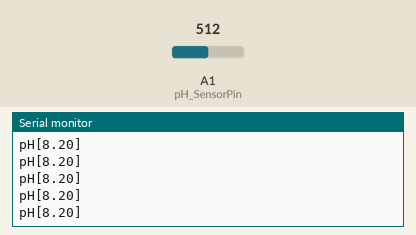
A sketch run on a simulated Arduino Uno, built with avr-gcc and run on an emulated ATmega328P. On the bench: the last lines printed to the serial monitor. Inputs (shaded band) come from the test bench; at power-on: A1 (pH_SensorPin) = 512.

Above: at 1.2 s.
1.3 s: A1 (pH_SensorPin) set to 716
At 2.2 s:
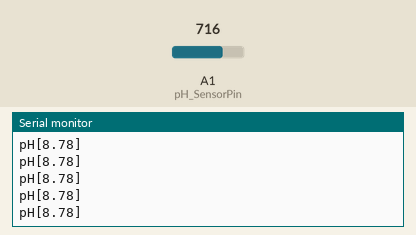
4.3 s: A1 (pH_SensorPin) set to 900
At 5.2 s:
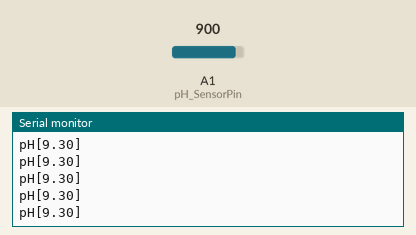
Timing chart, 0 to 7.3 s (numbered marks = the images above; inputs shaded):
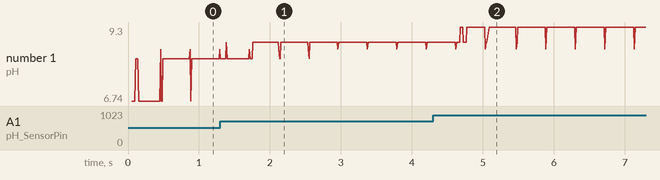

The sketch:

sketch_sonde_piscine.ino
```cpp
/*
   pH + ORP/Redox + temperature multifunction
*/
// lib 1-wire for temperature
#include <OneWire.h>
#include <DallasTemperature.h>

#define myVersion "v1.0 - 2020-06-12"

// Arduino pin
#define pH_SensorPin A1               // pH meter Analog output to Arduino Analog Input 0
#define ORP_Pin A1                    // orp meter output,connect to Arduino controller ADC pin
#define ONE_WIRE_BUS 4                // Data wire is conntec to the Arduino digital pin 4


#define PH_ENABLED
//#define ORP_ENABLED
//#define TEMPERATURE_ENABLED

/* ******************************************************************************* */
/* general variables */
/* ******************************************************************************* */
#define printInterval 5000           // write values every 10000 milliseconds
#define samplingInterval 10           // sample values every 10 milliseconds
#define arrayLenth 40                 // sample size

/* ******************************************************************************* */
/* tempaterature related */
/* ******************************************************************************* */

#ifdef TEMPERATURE_ENABLED
  // temparature DS18B20 init
  OneWire oneWire(ONE_WIRE_BUS);        // Setup a oneWire instance to communicate with any OneWire devices
  DallasTemperature sensors(&oneWire);  // Pass our oneWire reference to Dallas Temperature sensor
  int temperature_Array[arrayLenth];             // store the average value of the sensor feedback
  int temperature_ArrayIndex=0;
#endif

/* ******************************************************************************* */
/* pH related */
/* ******************************************************************************* */
#ifdef PH_ENABLED
  // probe calibration
//  #define pH_Offset 3.73                // deviation compensation
  #define pH_Offset 6.74                // deviation compensation

  // ph probe stuff
  int pH_Array[arrayLenth];             // store the average value of the sensor feedback
  int pH_ArrayIndex=0;
#endif

/* ******************************************************************************* */
/* ORP/Redux related */
/* ******************************************************************************* */
#ifdef ORP_ENABLED
  // probe calibration
  #define ORP_system_voltage 5.00       // system voltage

  #define ORP_OFFSET -410               // zero drift voltage

  // orp/redux stuff
  int ORP_Array[arrayLenth];
  int ORP_ArrayIndex=0;
#endif


// average
double avergearray(int* arr, int number){
  double temp;

  // sort array
  for(int i=0;i<number;i++) {
    for(int j=i+1;j<10;j++) {
      if(arr[i]>arr[j]) {
        temp=arr[i];
        arr[i]=arr[j];
        arr[j]=temp;
      }
    }
  }

  double avgValue=0;
  for(int i=2;i<number - 2;i++) {
    avgValue+=arr[i];
  }
  avgValue = (avgValue / (number-2));
  return avgValue;
}

//general formula returning average
double avergearray2(int* arr, int number){
        int i;
        int max,min;
        double avg;
        long amount=0;
        if(number<=0) {
                printf("Error number for the array average!/n");
                return 0;
        }
        if(number<5) { //less than 5, calculated directly statistics
                for(i=0; i<number; i++) {
                        amount+=arr[i];
                }
                avg = amount/number;
                return avg;
        }else{
                if(arr[0]<arr[1]) {
                        min = arr[0]; max=arr[1];
                }
                else{
                        min=arr[1]; max=arr[0];
                }
                for(i=2; i<number; i++) {
                        if(arr[i]<min) {
                                amount+=min;
                                min=arr[i];
                        }else {
                                if(arr[i]>max) {
                                        amount+=max;
                                        max=arr[i];
                                }else{
                                        amount+=arr[i];
                                }
                        }
                }
                avg = (double)amount/(number-2);
        }
        return avg;
}

// init
void setup(void)
{
    Serial.begin(9600);
    Serial.print("Sensor[");

    #ifdef ORP_ENABLED
      Serial.print("ORP/redox][");
    #endif

    #ifdef PH_ENABLED
      Serial.print("pH][");
    #endif

    #ifdef TEMPERATURE_ENABLED
      Serial.print("Temperature][");
    #endif

    Serial.print(myVersion);
    Serial.println("]");

    while (!Serial) {
      ; // wait for serial port to connect. Needed for native USB port only
    }

    #ifdef TEMPERATURE_ENABLED
      // init temperature
      sensors.begin();
    #endif

    Serial.println("initialization done.");
}

// main loop
void loop(void)
{
    static unsigned long measure_samplingTime = millis();
    static unsigned long GENERAL_printTime = millis();
    #ifdef PH_ENABLED
      static float pH_Value;
      static float pH_voltage;
    #endif
    #ifdef ORP_ENABLED
      double ORP_Value;
    #endif
    #ifdef TEMPERATURE_ENABLED
      static float temperature_Value;

    #endif

    if( ( millis() - measure_samplingTime ) > samplingInterval) //read an analog value every 20ms
    {
        #ifdef PH_ENABLED
          // read value & store in array
          pH_Array[pH_ArrayIndex++]   = analogRead(pH_SensorPin);


          pH_voltage = pH_Array[pH_ArrayIndex] * 5.0 / 1024 / 6;
          pH_Value = 3.5 * pH_voltage + pH_Offset;
          Serial.print("pH[");
          Serial.print(pH_Value,2);
          Serial.println("]");

           // beware of out of bound
          if(pH_ArrayIndex==arrayLenth) {
            pH_ArrayIndex=0;
          }

          // average value
          pH_voltage = avergearray(pH_Array, arrayLenth) * 5.0 / 1024 / 6;
          pH_Value = 3.5 * pH_voltage + pH_Offset;
          //pH_Value = -5.70 * pH_voltage + pH_Offset;


        #endif

        #ifdef ORP_ENABLED
          ORP_Array[ORP_ArrayIndex++] = analogRead(ORP_Pin);

          if (ORP_ArrayIndex==arrayLenth) {
            ORP_ArrayIndex=0;
          }

          ORP_Value=((30*(double) ORP_system_voltage * 1000) - (75*avergearray(ORP_Array, arrayLenth)* ORP_system_voltage *1000/1024)) / 75 - ORP_OFFSET;
        #endif

        #ifdef TEMPERATURE_ENABLED
          sensors.requestTemperatures(); // Call sensors.requestTemperatures() to issue a global temperature and Requests to all devices on the bus
          temperature_Array[temperature_ArrayIndex++] = sensors.getTempCByIndex(0);

          if (temperature_ArrayIndex==arrayLenth) {
            temperature_ArrayIndex=0;
          }

          temperature_Value = avergearray(temperature_Array, arrayLenth);
        #endif

        measure_samplingTime = millis() + 10;
    }

    if(millis() - GENERAL_printTime >= printInterval) //print to serial monitor and write to file
    {
        Serial.print("[");
        Serial.print(millis()/1000);
        Serial.print(" sec] ");

        #ifdef ORP_ENABLED
          Serial.print(", ORP/redox[");
          Serial.print((int)ORP_Value);
          Serial.print(" mV]");
        #endif

        #ifdef PH_ENABLED
          Serial.print(", pH[");
          Serial.print(pH_Value,2);
          Serial.print("]");
        #endif

        #ifdef TEMPERATURE_ENABLED
          Serial.print(", C°[");
          Serial.print(temperature_Value,2);
          Serial.print("]");
        #endif

        Serial.println("");
        GENERAL_printTime=millis();
    }
}
```

Measured:
- after the input at 1.3 s, the serial monitor: prints a new line after 0.09 s (image 1)
- after the input at 4.3 s, the serial monitor: prints a new line after 0.38 s (image 2)
- plotted number 1: 8.53 → 8.78 after the input at 1.3 s, 8.78 → 9.3 after the input at 4.3 s
